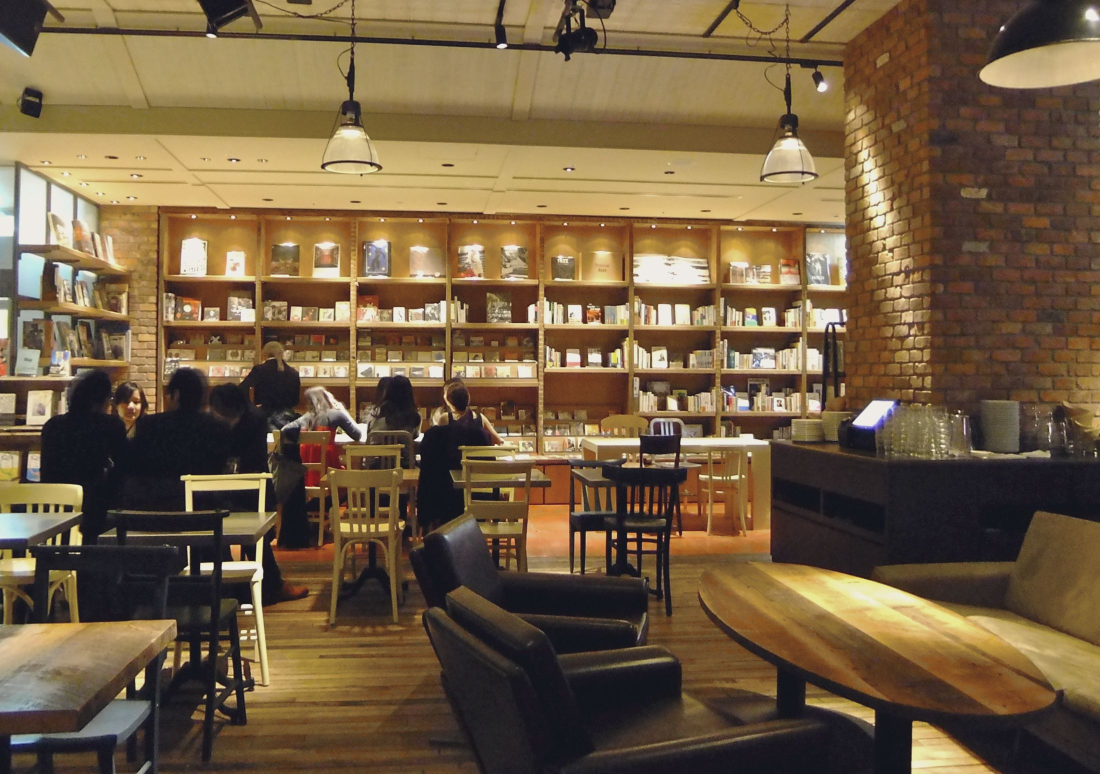
#> input picture brand/opencoral/photos/hero-h.jpg, 2200 x 1548 px (shown at 1/2 size)
$ python -i images.py   (imports and definitions only)
#> lines starting #> are read from the running program, lines starting #| are printed output that depends on the picture
#!/usr/bin/env python3
"""写真の色調をそろえ、ページ用に AVIF・WebP・JPEG を幅ごとに書き出す。

使い方:
  # 撮った写真(または仮置きの写真)に、D3 の共通の色調をかける
  python3 images.py grade 元の写真.jpg brand/<団体>/photos/hero-h.jpg

  # 1枚を幅ごとに書き出す(build_site.py が内部で同じ処理をする)
  python3 images.py export brand/<団体>/photos/work.jpg out/assets/img --slot work --widths 800 1200 1600

必要なもの: Pillow(AVIF を書き出すには 11.2 以上)、grade には numpy。
"""
from __future__ import annotations

import argparse
import io
import sys
from pathlib import Path

from PIL import Image, ImageOps, features

JPEG_QUALITY = 78
AVIF_QUALITY = 55


# [5 lines left out: function avif_supported, not called in this run]


def load(path: Path) -> Image.Image:
    """写真を開き、撮ったときの向きに直して、sRGB の RGB にそろえる。

    iPhone などの写真は Display P3 などの色で保存されていることがある。書き出す JPEG・WebP・AVIF には
    色のプロファイルを付けず、ブラウザは sRGB として表示するので、先に sRGB に変換しておく。
    """
    with Image.open(path) as src:
        icc = src.info.get("icc_profile")
        im = ImageOps.exif_transpose(src)
    if icc:
        im = to_srgb(im, icc)
    im = im.convert("RGB")
    im.info.pop("icc_profile", None)  # AVIF だけにプロファイルが付かないよう、どの形式にも付けない
    return im


# [59 lines left out: functions to_srgb, grade, export, not called in this run]


def og_image(src: Path, out_path: Path, y: float = 0.55) -> None:
    """SNS 用の 1200×630 を切り出す。y は切り出す縦位置(0=上、1=下)。"""
    im = load(src)
    w, h = im.size
    crop_h = round(w * 630 / 1200)
    if crop_h > h:  # 縦が足りないときは横を詰める
        crop_w = round(h * 1200 / 630)
        left = (w - crop_w) // 2
        box = (left, 0, left + crop_w, h)
    else:
        top = int((h - crop_h) * y)
        box = (0, top, w, top + crop_h)
    out_path.parent.mkdir(parents=True, exist_ok=True)
    im.crop(box).resize((1200, 630), Image.LANCZOS).save(out_path, "JPEG", quality=82, optimize=True)


# [35 lines left out: function main, not called in this run]


# [2 lines not run here, left out]

>>> import cv2
>>> picture = cv2.imread('../../../brand/opencoral/photos/hero-h.jpg', cv2.IMREAD_GRAYSCALE)
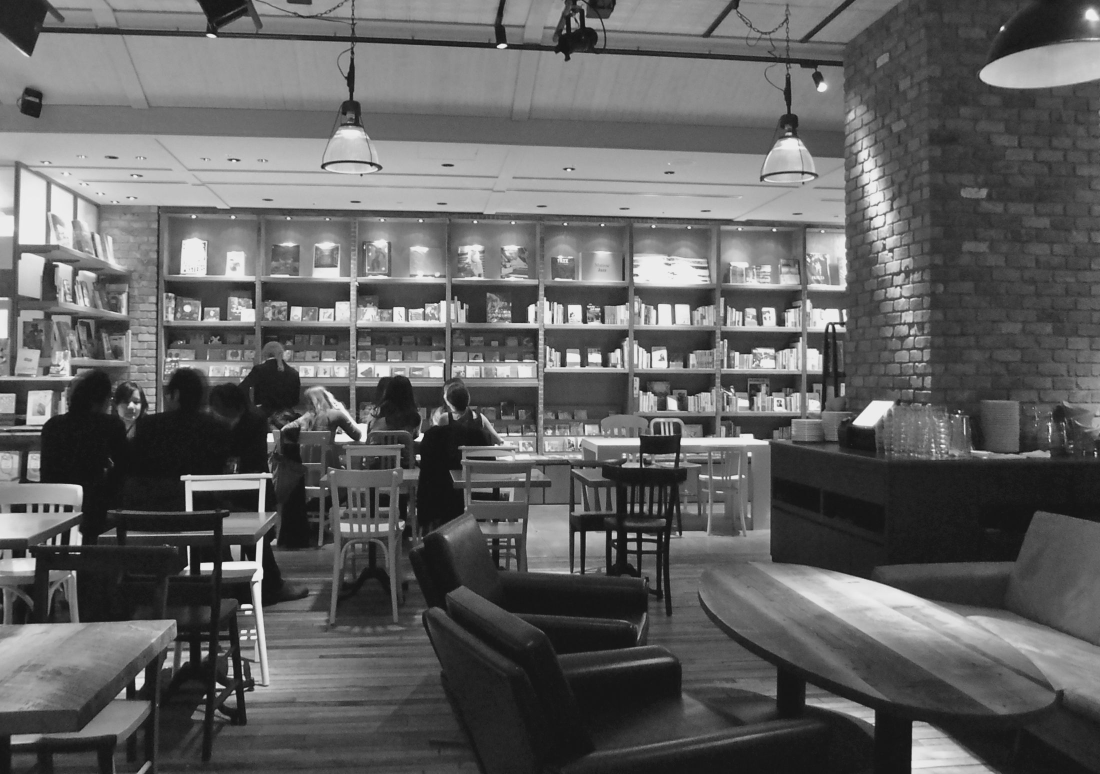
#> picture: shape (1548, 2200) (shown at 1/2 size); min 10, max 253, mean 96.7
>>> result = og_image(picture, 'out.png')
#> (the run stopped early here; a loop or call above may not have finished)

$ run again, on brand/opencoral/photos/hero-v.jpg
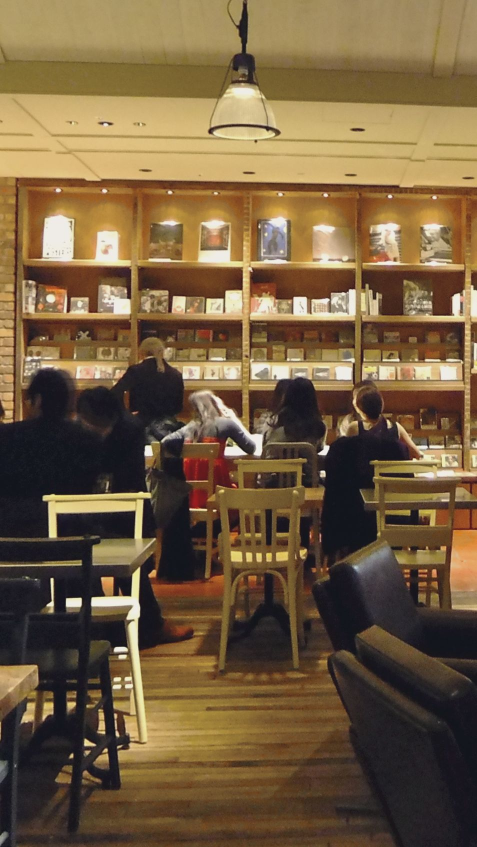
#> input picture brand/opencoral/photos/hero-v.jpg, 953 x 1694 px (shown at 1/2 size)
#> `picture = cv2.imread('../../../brand/opencoral/photos/hero-h.jpg', cv2..`:
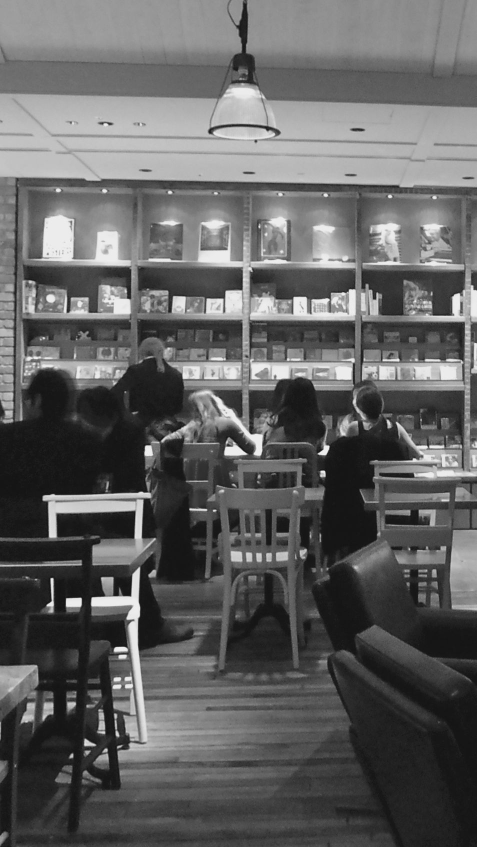
#> picture: shape (1694, 953) (shown at 1/2 size); min 14, max 249, mean 97.2

$ run again, on brand/opencoral/photos/present.jpg
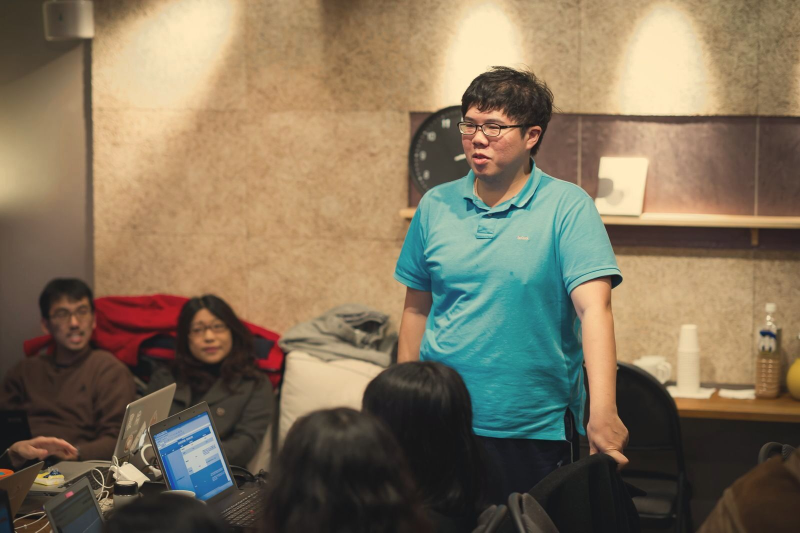
#> input picture brand/opencoral/photos/present.jpg, 1600 x 1065 px (shown at 1/2 size)
#> `picture = cv2.imread('../../../brand/opencoral/photos/hero-h.jpg', cv2..`:
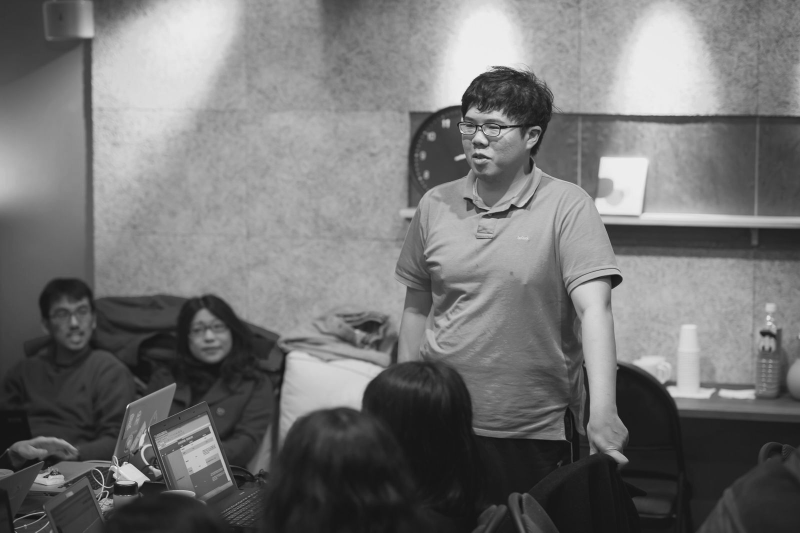
#> picture: shape (1065, 1600) (shown at 1/2 size); min 9, max 250, mean 115.9

$ run again, on brand/opencoral/photos/talk.jpg
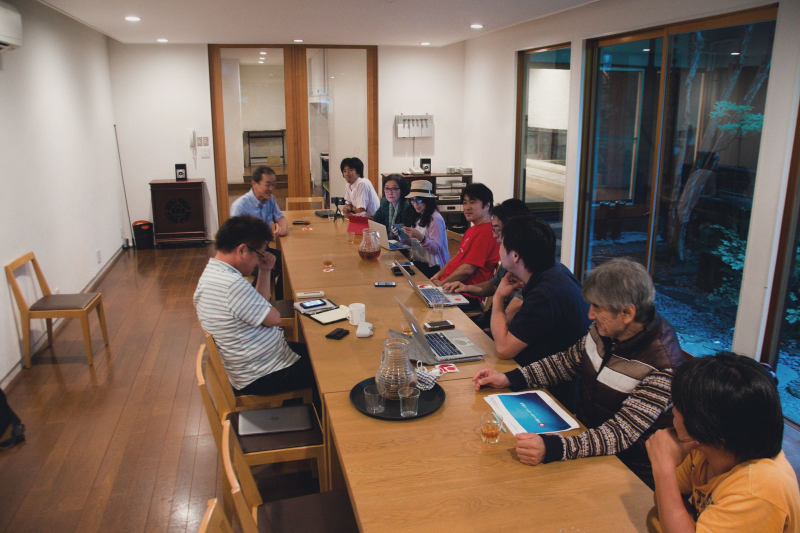
#> input picture brand/opencoral/photos/talk.jpg, 1600 x 1066 px (shown at 1/2 size)
#> `picture = cv2.imread('../../../brand/opencoral/photos/hero-h.jpg', cv2..`:
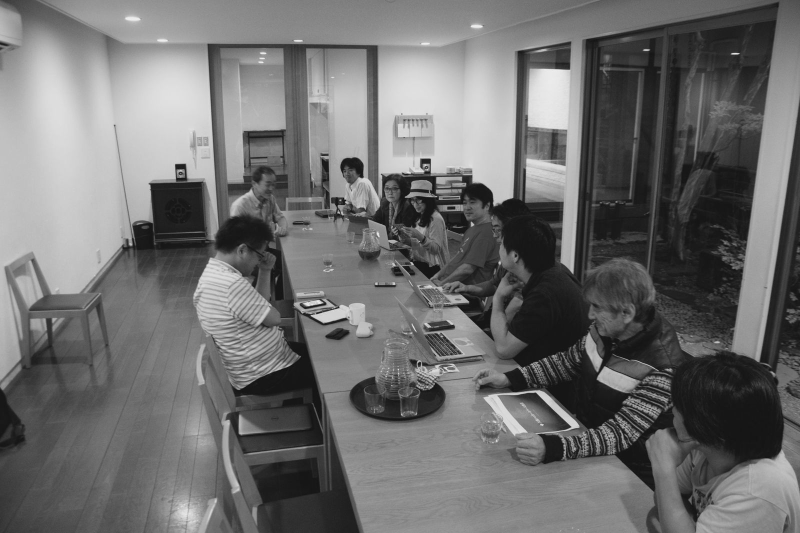
#> picture: shape (1066, 1600) (shown at 1/2 size); min 4, max 249, mean 110.3
